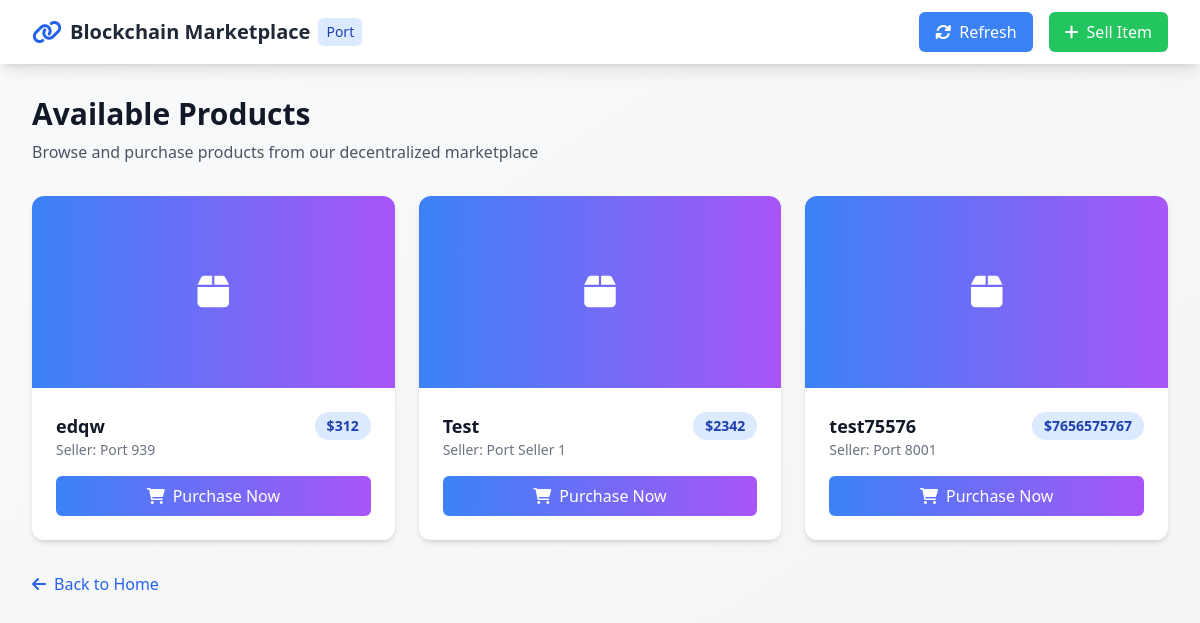
Before: /buy with the older database file.
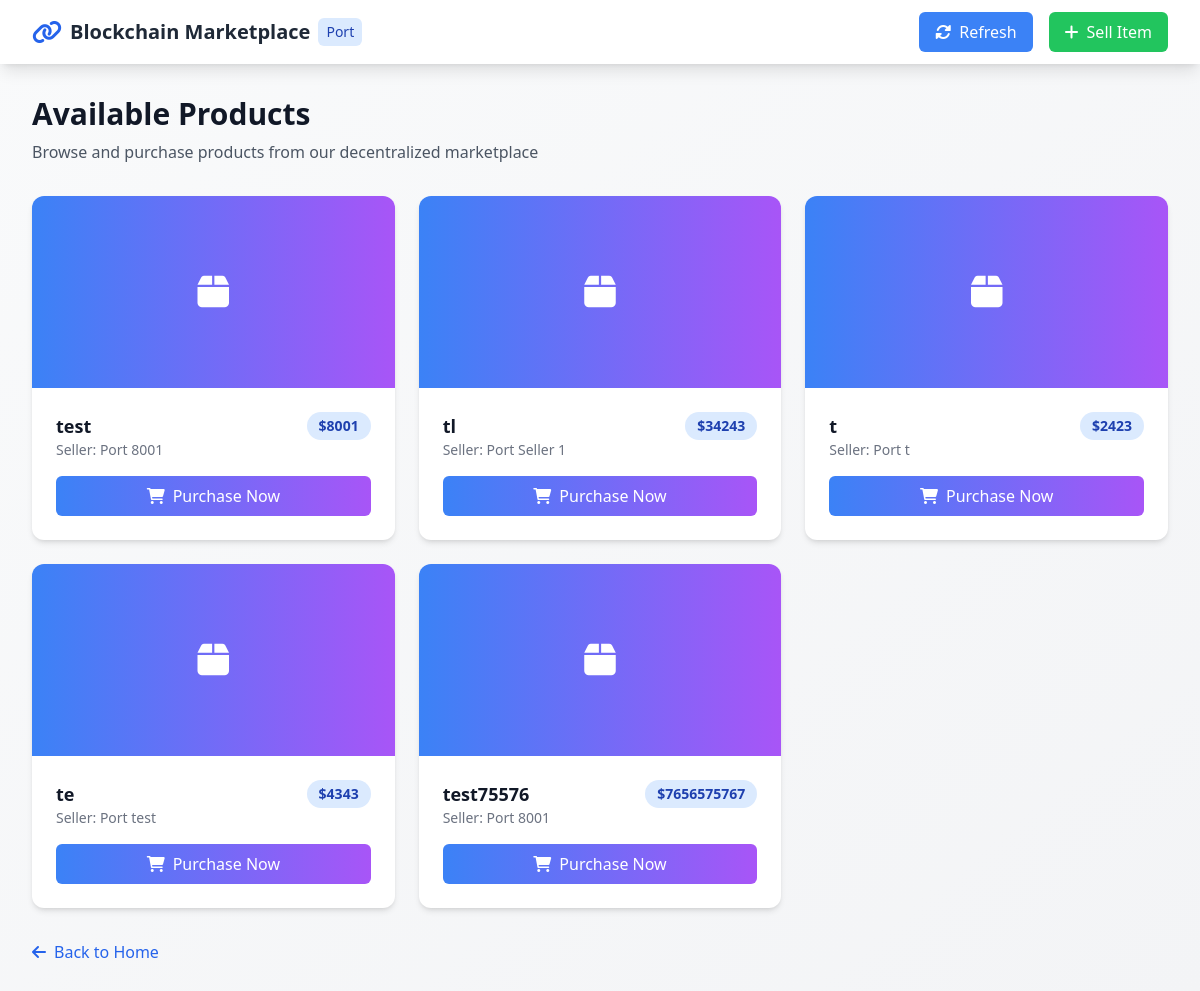
After: the same page with the newer database file.
### tables this page shows
CREATE TABLE transactions (
                    id INTEGER PRIMARY KEY AUTOINCREMENT,
                    sender TEXT,
                    receiver TEXT,
                    product TEXT,
                    amount INTEGER,
                    type TEXT
                );

### node.py (the view)
@app.route('/buy')
def buy_page():
    listings = get_all_listings()
    return render_template('buy.html', listings=listings)

### templates/buy.html (shortened to what this page needs)
<!DOCTYPE html>
<html lang="en">
<head>
    <script src="https://cdn.tailwindcss.com"></script>
    <link rel="stylesheet" href="https://cdnjs.cloudflare.com/ajax/libs/font-awesome/6.0.0/css/all.min.css">
</head>
<body class="bg-gradient-to-br from-gray-50 to-gray-100">
    <div class="min-h-screen">
        <nav class="bg-white shadow-lg">
            <div class="max-w-7xl mx-auto px-4 sm:px-6 lg:px-8">
                <div class="flex justify-between h-16">
                    <div class="flex items-center">
                        <a href="/" class="flex items-center">
                            <i class="fas fa-link text-blue-600 text-2xl mr-2"></i>
                            <span class="text-xl font-bold text-gray-800">Blockchain Marketplace</span>
                            <span class="ml-2 px-2 py-1 bg-blue-100 text-blue-800 text-sm rounded-md">Port <span id="currentPort">-</span></span>
                        </a>
                    </div>
                    <div class="flex items-center space-x-4">
                        <button onclick="location.reload()" class="bg-blue-500 text-white px-4 py-2 rounded-md hover:bg-blue-600 transition-colors">
                            <i class="fas fa-sync-alt mr-2"></i>Refresh
                        </button>
                        <a href="/sell" class="bg-green-500 text-white px-4 py-2 rounded-md hover:bg-green-600 transition-colors">
                            <i class="fas fa-plus mr-2"></i>Sell Item
                        </a>
                    </div>
                </div>
            </div>
        </nav>
        <div class="max-w-7xl mx-auto px-4 sm:px-6 lg:px-8 py-8">
            <div class="mb-8">
                <h1 class="text-3xl font-bold text-gray-900">Available Products</h1>
                <p class="mt-2 text-gray-600">Browse and purchase products from our decentralized marketplace</p>
            </div>
            <div class="grid grid-cols-1 md:grid-cols-2 lg:grid-cols-3 gap-6 mb-8">
                {% for listing in listings %}
                <div class="bg-white rounded-xl shadow-md overflow-hidden transform transition-all duration-300 hover:scale-105">
                    <div class="bg-gradient-to-r from-blue-500 to-purple-500 h-48 flex items-center justify-center">
                        <i class="fas fa-box text-white text-4xl"></i>
                    </div>
                    <div class="p-6">
                        <div class="flex justify-between items-start mb-4">
                            <div>
                                <h3 class="text-lg font-semibold text-gray-900">{{ listing.product }}</h3>
                                <p class="text-sm text-gray-500">Seller: Port {{ listing.sender }}</p>
                            </div>
                            <span class="bg-blue-100 text-blue-800 text-sm font-semibold px-3 py-1 rounded-full">
                                ${{ listing.amount }}
                            </span>
                        </div>
                        <button onclick="purchaseProduct('{{ listing.sender }}', '{{ listing.product }}')"
                            class="w-full bg-gradient-to-r from-blue-500 to-purple-500 text-white px-4 py-2 rounded-md hover:from-blue-600 hover:to-purple-600 transition-colors flex items-center justify-center">
                            <i class="fas fa-shopping-cart mr-2"></i>
                            Purchase Now
                        </button>
                    </div>
                </div>
                {% endfor %}
            </div>
            <div class="mt-8">
                <a href="/" class="inline-flex items-center text-blue-600 hover:text-blue-800">
                    <i class="fas fa-arrow-left mr-2"></i>
                    Back to Home
                </a>
            </div>
        </div>
    </div>
</body>
</html>

Changed rows visible on the page:
removed transactions: product "edqw", sender "939", amount "312"
removed transactions: product "Test", sender "Seller 1", amount "2342"
added transactions: product "test", sender "8001", amount "8001"
added transactions: product "tl", sender "Seller 1", amount "34243"
added transactions: product "t", sender "t", amount "2423"
added transactions: product "te", sender "test", amount "4343"
